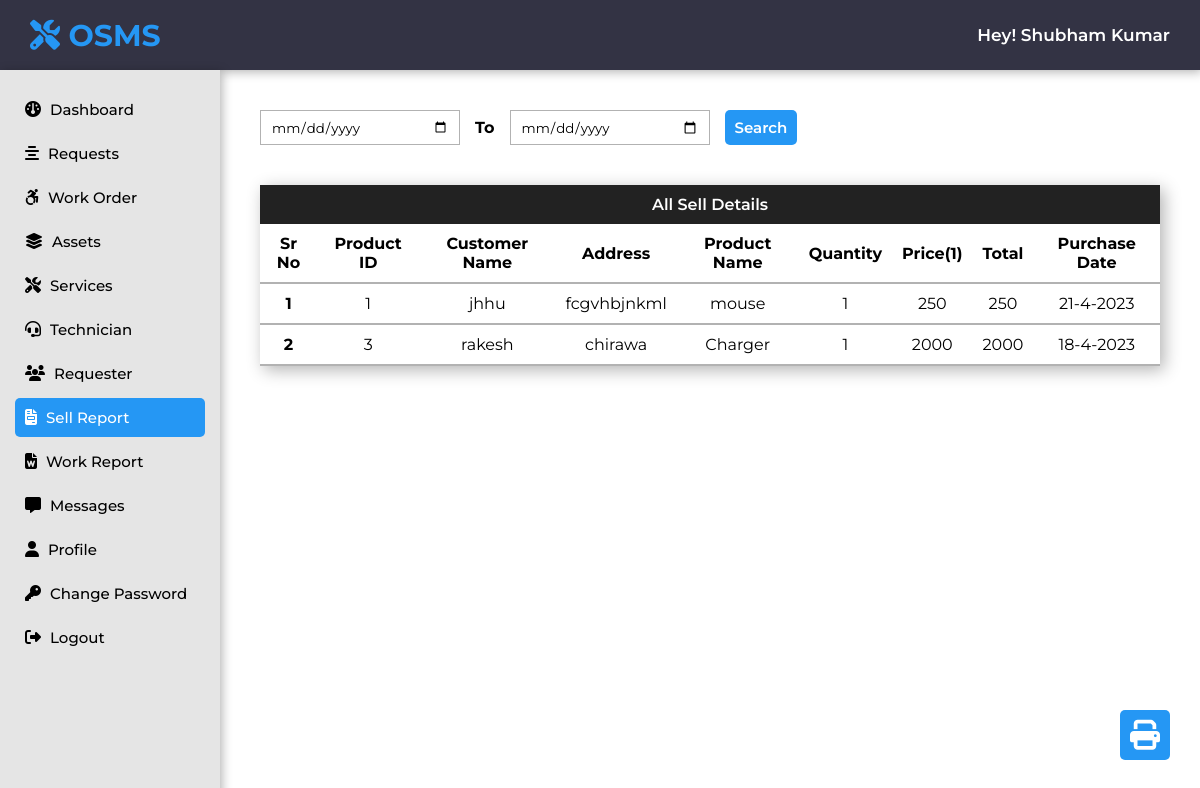
The app's page /admin/sold-product-report.php (signed in) with its own data.
### tables this page shows
CREATE TABLE `product_sell` (
  `cid` int(11) NOT NULL,
  `pid` int(11) NOT NULL,
  `cname` varchar(60) NOT NULL,
  `caddress` varchar(60) NOT NULL,
  `cpname` varchar(60) NOT NULL,
  `cpquantity` int(11) NOT NULL,
  `cpeach` float NOT NULL,
  `cptotal` float NOT NULL,
  `cpdate` date NOT NULL
);

### admin/sold-product-report.php (the view, shortened to what this page needs)
<?php
$page = "sellreport";
include "../connection.php";
include "include/header-sidebar.php";
$sql1 = "SELECT * FROM product_sell ORDER BY cid DESC";
$run1 = mysqli_query($conn, $sql1);
?>
<head>
</head>
<div class="content">
    <span class="print-btn" onclick="window.print()"><i class="fa-solid fa-print"></i></span>
    <form action="" method="post">
        <div class="form-container">
            <input type="date" name="startdate" class="startdate">
            <span>To</span>
            <input type="date" name="enddate" class="enddate">
            <input type="submit" value="Search" name="search-btn" class="search-btn">
        </div>
    </form>
    <div class="table1">
        <div class="heading">
            <p>All Sell Details</p>
        </div>
        <div class="table-data">
            <table>
                <thead>
                    <tr>
                        <th>Sr No</th>
                        <th>Product ID</th>
                        <th>Customer Name</th>
                        <th>Address</th>
                        <th>Product Name</th>
                        <th>Quantity</th>
                        <th>Price(1)</th>
                        <th>Total</th>
                        <th>Purchase Date</th>
                    </tr>
                </thead>
                <tbody>
                    <?php
                    $count = 0;
                    while ($result1 = mysqli_fetch_array($run1)) {
                    ?>
                        <tr>
                            <td>
                                <?php $count++ ?>
                                <b> <?php echo $count; ?></b>
                            </td>
                            <td>
                                <?php echo $result1['pid']; ?>
                            </td>
                            <td>
                                <?php echo $result1['cname']; ?>
                            </td>
                            <td>
                                <?php echo $result1['caddress']; ?>
                            </td>
                            <td>
                                <?php echo $result1['cpname']; ?>
                            </td>
                            <td>
                                <?php echo $result1['cpquantity']; ?>
                            </td>
                            <td>
                                <?php echo $result1['cpeach']; ?>
                            </td>
                            <td>
                                <?php echo $result1['cptotal']; ?>
                            </td>
                            <td>
                                <?php echo date("j-n-Y", strtotime($result1['cpdate'])); ?>
                            </td>
                        </tr>
                    <?php } ?>
                </tbody>
            </table>
        </div>
    </div>
</div>

### admin/include/header-sidebar.php (shortened to what this page needs)
<?php
$aEmail = $_SESSION['is_adminlogin'];
$sql = "SELECT a_name FROM admin_login WHERE a_email = '$aEmail'";
$run = mysqli_query($conn, $sql);
$result = mysqli_fetch_array($run);
$aname = $result['a_name'];
?>
<head>
    <link rel="stylesheet" href="https://cdnjs.cloudflare.com/ajax/libs/font-awesome/6.2.0/css/all.min.css">
    <link rel="stylesheet" href="https://cdnjs.cloudflare.com/ajax/libs/lightgallery-js/1.4.0/css/lightgallery.min.css">
    <link rel="stylesheet" href="../css/admin-style.css">
</head>
<section class="head-sidebar">
    <div class="top_navbar">
        <a href="/osms" class="logo"> <i class="fas fa-tools"></i> OSMS </a>
        <span class="pheading">Hey! <?php echo $aname; ?></span>
    </div>
    <div class="sidebar">
        <ul class="links">
            <li>
                <a href="dashboard.php" class="<?php if ($page == "dashboard") echo 'nav-active'; ?>">
                    <span class="icon"><i class="fa-solid fa-gauge"></i></span>
                    <span class="item">Dashboard</span>
                </a>
            </li>
            <li>
                <a href="requests.php" class="<?php if ($page == "requests") echo 'nav-active'; ?>">
                    <span class="icon"><i class="fa-solid fa-align-center"></i></span>
                    <span class="item">Requests</span>
                </a>
            </li>
            <li>
                <a href="work-order.php" class="<?php if ($page == "workorder") echo 'nav-active'; ?>">
                    <span class="icon"><i class="fa-brands fa-accessible-icon"></i></span>
                    <span class="item">Work Order</span>
                </a>
            </li>
            <li>
                <a href="assets.php" class="<?php if ($page == "assets") echo 'nav-active'; ?>">
                    <span class="icon"><i class="fa-solid fa-layer-group"></i></span>
                    <span class="item">Assets</span>
                </a>
            </li>
            <li>
                <a href="services.php" class="<?php if ($page == "services") echo 'nav-active'; ?>">
                    <span class="icon"><i class="fa-solid fa-screwdriver-wrench"></i></span>
                    <span class="item">Services</span>
                </a>
            </li>
            <li>
                <a href="technician.php" class="<?php if ($page == "technician") echo 'nav-active'; ?>">
                    <span class="icon"><i class="fa-solid fa-headset"></i></span>
                    <span class="item">Technician</span>
                </a>
            </li>
            <li>
                <a href="requester.php" class="<?php if ($page == "requester") echo 'nav-active'; ?>">
                    <span class="icon"><i class="fa-solid fa-users"></i></span>
                    <span class="item">Requester</span>
                </a>
            </li>
            <li>
                <a href="sold-product-report.php" class="<?php if ($page == "sellreport") echo 'nav-active'; ?>">
                    <span class="icon"><i class="fa-sharp fa-solid fa-file-invoice"></i></span>
                    <span class="item">Sell Report</span>
                </a>
            </li>
            <li>
                <a href="work-report.php" class="<?php if ($page == "workreport") echo 'nav-active'; ?>">
                    <span class="icon"><i class="fa-solid fa-file-word"></i></span>
                    <span class="item">Work Report</span>
                </a>
            </li>
            <li>
                <a href="messages.php" class="<?php if ($page == "messages") echo 'nav-active'; ?>">
                    <span class="icon"><i class="fa-solid fa-message"></i></span>
                    <span class="item">Messages</span>
                </a>
            </li>
            <li>
                <a href="profile.php" class="<?php if ($page == "admin-profile") echo 'nav-active'; ?>">
                    <span class="icon"><i class="fa-solid fa-user"></i></span>
                    <span class="item">Profile</span>
                </a>
            </li>
            <li>
                <a href="change-password.php" class="<?php if ($page == "changepassword") echo 'nav-active'; ?>">
                    <span class="icon"><i class="fa-solid fa-key"></i></span>
                    <span class="item">Change Password</span>
                </a>
            </li>
            <li>
                <a href="logout.php" class="<?php if ($page == "logout") echo 'nav-active'; ?>">
                    <span class="icon"><i class="fa-solid fa-right-from-bracket"></i></span>
                    <span class="item">Logout</span>
                </a>
            </li>
        </ul>
    </div>
</section>

### css/admin-style.css (style rules this page uses)
* { font-family: "Montserrat", sans-serif; margin: 0; padding: 0; box-sizing: border-box; outline: none; border: none; text-decoration: none; list-style: none; }
.head-sidebar { position: fixed; top: 0; left: 0; z-index: 1; }
.head-sidebar .top_navbar { position: fixed; width: 100%; height: 7rem; background: var(--black); display: flex; justify-content: space-between; align-items: center; padding: 0 3rem; box-shadow: 0.2rem 0.2rem 1rem rgb(0, 0, 0, 0.3); }
.top_navbar .logo { font-size: 3rem; text-transform: capitalize; color: var(--blue); font-weight: bolder; margin-right: 3rem; }
.sidebar { position: fixed; background: #e5e5e5; margin-top: 7rem; left: 0; width: 22rem; height: 100%; padding: 1.5rem; box-shadow: 0.2rem 0.2rem 1rem rgb(0, 0, 0, 0.3); }
.sidebar ul li a { display: block; padding: 1rem; color: black; font-size: 1.5rem; font-weight: 500; position: relative; text-decoration: none; margin: 0.5rem 0; border-radius: 0.5rem; }
.sidebar ul li a .icon { color: black; font-size: 1.6rem; display: inline-block; padding: 0 0.5rem 0 0; }
.sidebar ul li a.nav-active { background: var(--blue); color: var(--white); }
.sidebar ul li a.nav-active .icon { background: var(--blue); color: var(--white); }
.content { margin-top: 7rem; margin-left: 22rem; padding: 4rem; }

### admin/include/header-sidebar.php (style rules this page uses)
.pheading { color: white; font-size: 1.7rem; font-weight: 600; text-transform: capitalize; }

### admin/sold-product-report.php (style rules this page uses)
.form-container { display: flex; flex-direction: row; align-items: center; gap: 1.5rem; }
.form-container input[type="date"] { border: .1rem solid rgba(0, 0, 0, 0.3); width: 20rem; }
.form-container input { height: 3.5rem; padding: 0 1rem; }
.form-container span { font-size: 1.6rem; font-weight: bold; }
.form-container .search-btn { border: none; background: #2597f4; color: white; font-size: 1.5rem; border-radius: .5rem; cursor: pointer; font-weight: 550; }
.table1 { box-shadow: 0.4rem 0.4rem 1.6rem rgba(0, 0, 0, 0.3); margin-top: 4rem; }
.table1 .heading { background: #222; color: white; text-align: center; padding: 1rem 0; font-size: 1.6rem; font-weight: 550; }
table { text-align: center; border-collapse: collapse; width: 100%; }
tr { border-bottom: .2rem solid rgba(0, 0, 0, 0.3); }
th, td { padding: 1rem; }
.print-btn { position: fixed; bottom: 4rem; right: 3rem; font-size: 3rem; background: #2597f4; color: white; padding: 1rem; cursor: pointer; border-radius: .5rem; z-index: 99; }

### records on screen
product_sell: pid "1", cname "jhhu", caddress "fcgvhbjnkml", cpname "mouse", cpquantity "1", cpeach "250", cptotal "250", cpdate "21-4-2023"
product_sell: pid "3", cname "rakesh", caddress "chirawa", cpname "Charger", cpquantity "1", cpeach "2000", cptotal "2000", cpdate "18-4-2023"

### other values on screen
$aname "Shubham Kumar"
